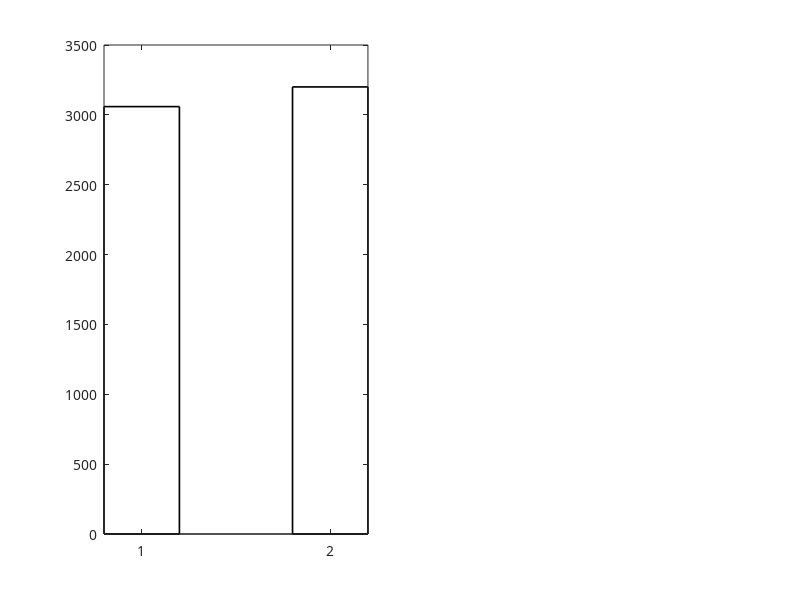

This chart was generated by the following MATLAB code: (Note: this script raises an error after producing the figure.)
% MATLAB 기반 최적화 알고리즘(Bayesian vs Grid) 검증 시각화 스크립트 (글자 겹침 수정본)
clear; clc; close all;

% 💡 한글 깨짐 방지를 위한 폰트 설정
set(0, 'DefaultAxesFontName', 'Malgun Gothic');

% 전체 도화지(Figure) 생성 및 크기 조절
fig = figure('Name', '알고리즘 신뢰성 검증 결과', 'Position', [100, 100, 1100, 480]);

%% 📈 그래프 1: 생산성(Max Safe RPM) 정량 비교 바 차트
subplot(1, 2, 1);

% 6개 변수 동일 조건 하의 실전 데이터 매핑
rpm_values = [3059, 3200]; 
labels = {'베이지안 최적화 (20℃)', '고도화된 전수조사 (40℃)'};

b = bar(rpm_values, 0.4, 'FaceColor', 'flat', 'EdgeColor', [0 0 0], 'LineWidth', 1.2);
b.CData(1, :) = [0.91, 0.30, 0.24]; % Red
b.CData(2, :) = [0.18, 0.80, 0.44]; % Green

% 💡 개선 1: 가독성을 위해 X축 폰트 크기를 10으로 살짝 조정하여 겹침 방지
set(gca, 'XTickLabel', labels, 'FontSize', 10, 'FontWeight', 'bold');
ylabel('최대 안전 운전 속도 (RPM)', 'FontSize', 12, 'FontWeight', 'bold');
title('6개 변수 통일 조건 하의 공정 생산성 비교', 'FontSize', 13, 'FontWeight', 'bold');

% 💡 개선 2: 상단 텍스트 박스가 들어갈 공간 확보를 위해 Y축 상한을 4,500으로 상향
ylim([0, 4500]); 
grid on;
ax = gca; ax.XGrid = 'off'; ax.YGrid = 'on'; ax.GridLineStyle = '--'; ax.GridAlpha = 0.4;

% 바 바로 위에 꽂히는 정량 수치 표시 (Y축 오프셋을 +80으로 슬림하게 조정)
text(1, rpm_values(1) + 80, [num2str(rpm_values(1)), ' RPM'], 'HorizontalAlignment', 'center', 'FontWeight', 'bold', 'FontSize', 11);
text(2, rpm_values(2) + 80, [num2str(rpm_values(2)), ' RPM'], 'HorizontalAlignment', 'center', 'FontWeight', 'bold', 'FontSize', 11);

% 💡 개선 3: 무작위로 늘어나던 annotation을 제거하고, 두 바 사이(X=1.5, Y=3850)에 고정된 데이터 텍스트 박스 배치
improvement = ((3200 - 3059) / 3059) * 100;
imp_str = sprintf('공정 속도 약 %.1f%% 추가 향상', improvement);
text(1.5, 3850, imp_str, ...
     'HorizontalAlignment', 'center', 'VerticalAlignment', 'middle', ...
     'FontWeight', 'bold', 'FontSize', 10.5, 'Color', [0.15, 0.68, 0.38], ...
     'EdgeColor', [0.18, 0.80, 0.44], 'BackgroundColor', [0.91, 0.97, 0.94], ...
     'LineWidth', 1.2, 'Margin', 6);


%% 📉 그래프 2: 알고리즘 탐색 매커니즘 거동 비교 (수렴 곡선)
subplot(1, 2, 2);
iterations = 1:50;

% 6개 변수 환경의 베이지안 수렴 특성 재모사 (3059 RPM 타겟)
rng(42); 
bayesian_exploration = 500 + 2559 * (1 - exp(-0.15 * iterations)) + randn(1, 50) * 12;
bayesian_exploration(bayesian_exploration > 3059) = 3059; 

grid_exploration = ones(1, 50) * 3200;

plot(iterations, bayesian_exploration, '--', 'Color', [0.91, 0.30, 0.24], 'LineWidth', 2.5);
hold on;
plot(iterations, grid_exploration, '-', 'Color', [0.18, 0.80, 0.44], 'LineWidth', 3);

% 수렴선 가이드 주입 (글자 겹침 방지를 위해 Y축 오프셋 하향 조정)
yline(3059, ':', 'Color', [0.75, 0.22, 0.17], 'LineWidth', 1.5);
text(30, 2750, 'Local Optimum (3,059 RPM)', 'Color', [0.75, 0.22, 0.17], 'FontWeight', 'bold', 'FontSize', 10);

title('최적점 탐색 알고리즘 거동 특성 비교 (수렴 곡선)', 'FontSize', 13, 'FontWeight', 'bold');
xlabel('탐색 횟수 / 격자 탐색 진행 (Iterations)', 'FontSize', 12, 'FontWeight', 'bold');
ylabel('발견된 최대 안전 RPM', 'FontSize', 12, 'FontWeight', 'bold');
ylim([500, 4000]);
grid on;
ax2 = gca; ax2.GridLineStyle = '--'; ax2.GridAlpha = 0.4;

legend({'Bayesian Optimization (3,059 RPM 수렴 한계)', 'Grid Search (3,200 RPM 글로벌 최적점)'}, ...
       'Location', 'southeast', 'FontSize', 10, 'Box', 'on');
